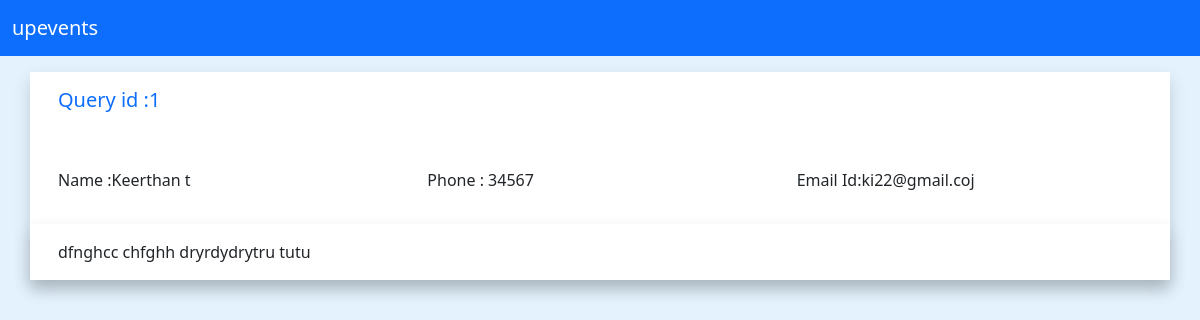
Before: /organiser/viewquery/ with the older database file.
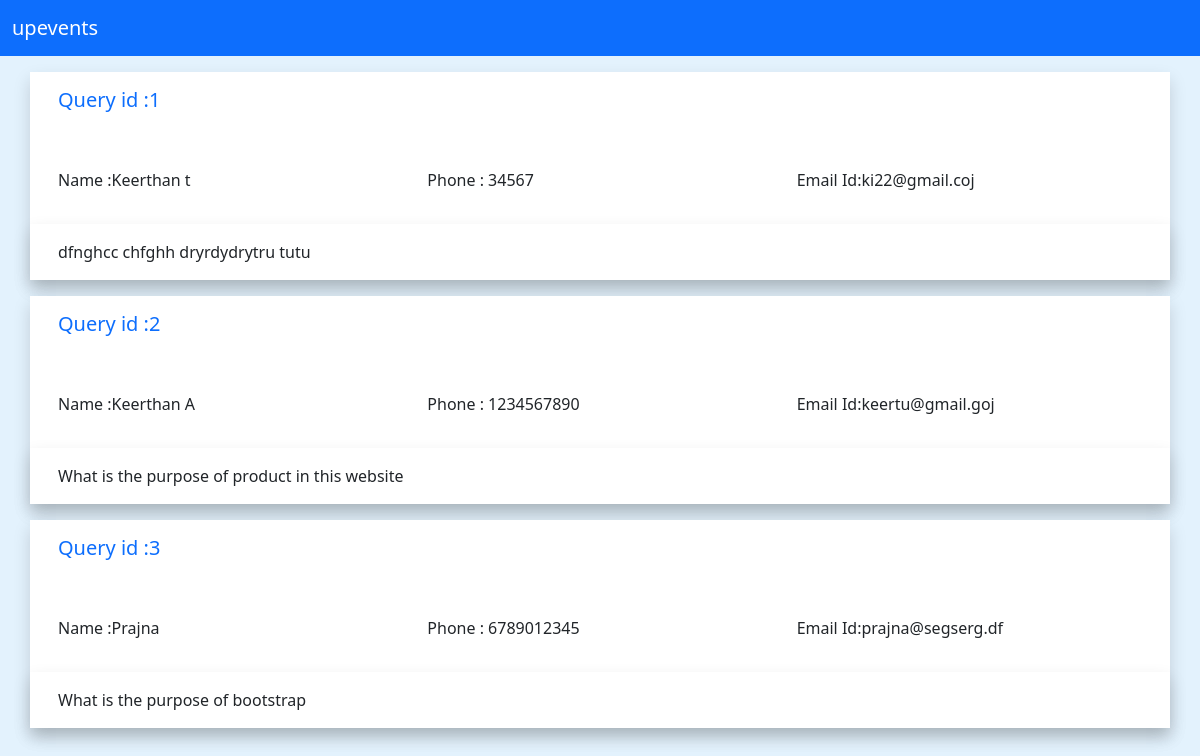
After: the same page with the newer database file.
### organiser/models.py (models this page shows, shortened)
class Contact(models.Model):
    contact_id = models.AutoField(primary_key=True)
    name = models.CharField(max_length=50,validators=[namevalidation])
    email = models.CharField(max_length=70, default="")
    phone = models.CharField(max_length=70, default="",validators=[mblvalidation])
    desc = models.CharField(max_length=500, default="")

### organiser/views.py (the view)
# urls.py: path('viewquery/',views.viewquery,name='viewquery')
def viewquery(request):
    query=Contact.objects.all()
    return render(request,'organiser/viewquery.html',{'query':query})

### organiser/templates/organiser/viewquery.html (shortened to what this page needs)
{% extends 'upevents/bootstrap.html' %}
{%block style%} style="background-color: #E3F2FD;"{%endblock%}
{% block body %}
<nav class="navbar navbar-expand-lg navbar-dark bg-primary ">
    <div class="container-fluid">
        <a class="navbar-brand" href="/organiser">upevents</a>
    </div>
</nav>
{% for i in query %}
<div class="container shadow m-3 mx-auto bg-white">
    <h5 class="p-3 text-primary">Query id :{{i.contact_id}}</p></h5>
    <div class="row p-3">
        <div class="col">
            <p>Name :{{i.name}}</p>
        </div>
        <div class="col">
            <p>Phone : {{i.phone}} </p>
        </div>
        <div class="col"> Email Id:{{i.email}} </div>
    </div>
    <div class="row p-3 shadow">
        <div class="col ">
            {{i.desc}}
        </div>
    </div>
</div>
{%endfor%}
{% endblock body %}

### upevent/templates/upevents/bootstrap.html (shortened to what this page needs)
<!doctype html>
<html lang="en">
  <head>
    <link href="https://cdn.jsdelivr.net/npm/bootstrap@5.0.2/dist/css/bootstrap.min.css" rel="stylesheet">
  </head>
  <body {%block style%} {%endblock%}>
    {% block body %}
    {% endblock body %}
  </body>
</html>

Changed rows visible on the page:
added Contact: contact_id "2", name "Keerthan A", phone "1234567890", email "keertu@gmail.goj", desc "What is the purpose of product in this website"
added Contact: contact_id "3", name "Prajna", phone "6789012345", email "prajna@segserg.df", desc "What is the purpose of bootstrap"
